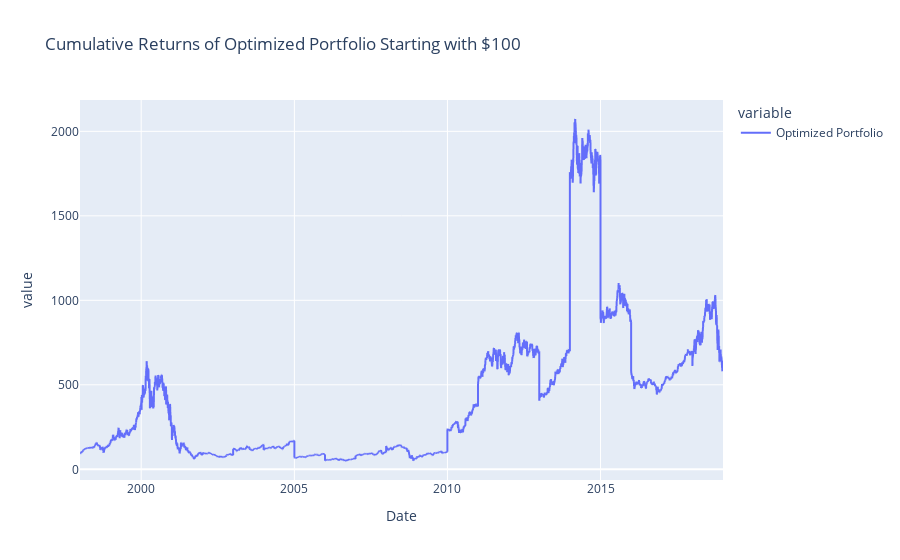

Write notebook code for a chart like this one.
### Code cell
plot_cum_returns(df['Optimized Portfolio'], "Cumulative Returns of Optimized Portfolio Starting with $100")

### Figure 1 — Plotly figure (JSON) as saved in the notebook; plotly's stock layout.template omitted (floating-point values rounded to 4 significant figures; data arrays with more than 128 entries replaced by an {"elided": "..."} marker saying what was removed)
{"data": [{"hovertemplate": "variable=Optimized Portfolio<br>Date=%{x}<br>value=%{y}<extra></extra>", "legendgroup": "Optimized Portfolio", "line": {"color": "#636efa", "dash": "solid"}, "marker": {"symbol": "circle"}, "mode": "lines", "name": "Optimized Portfolio", "showlegend": true, "type": "scattergl", "x": {"elided": "7691 str values"}, "xaxis": "x", "y": {"elided": "7691 float values"}, "yaxis": "y"}], "layout": {"legend": {"title": {"text": "variable"}, "tracegroupgap": 0}, "title": {"text": "Cumulative Returns of Optimized Portfolio Starting with $100"}, "xaxis": {"anchor": "y", "domain": [0, 1], "title": {"text": "Date"}}, "yaxis": {"anchor": "x", "domain": [0, 1], "title": {"text": "value"}}}}
